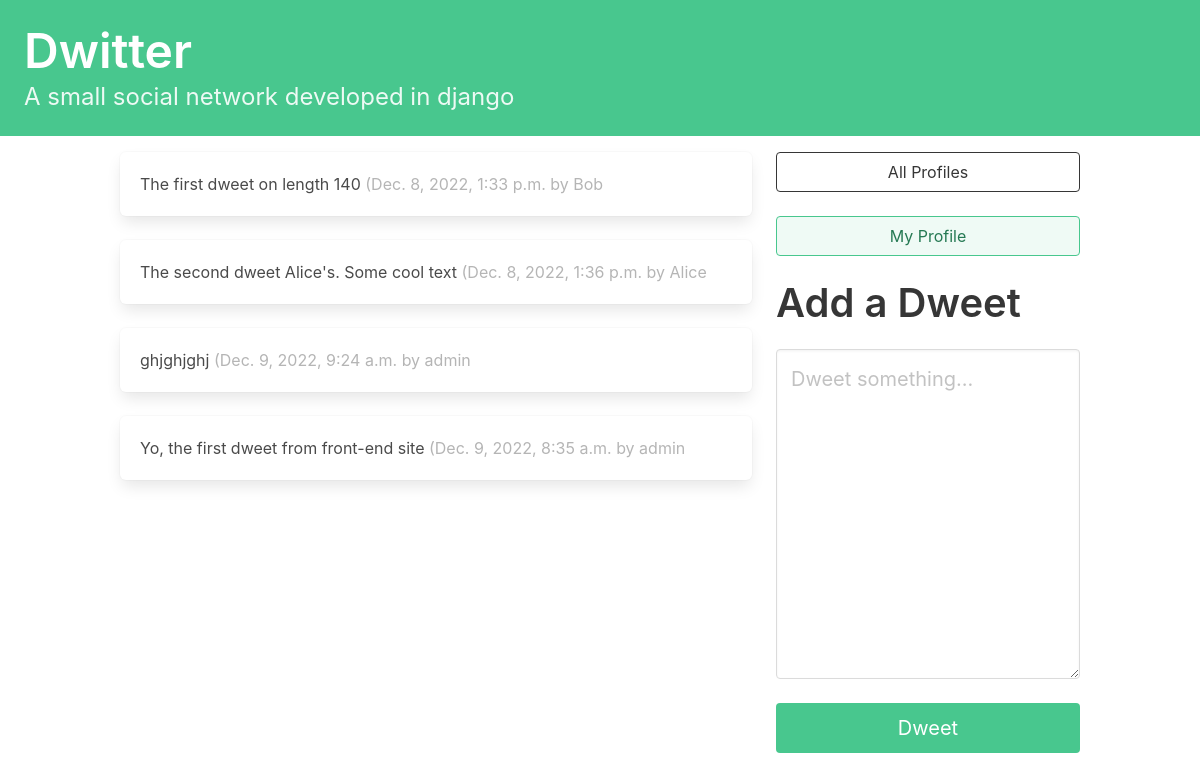
The app's page / (signed in) with its own data.
### dwitter/models.py (models this page shows, shortened)
class Dweet(models.Model):
    user = models.ForeignKey(User, related_name='dweets', on_delete=models.DO_NOTHING)
    body = models.CharField(max_length=140)
    created_at = models.DateTimeField(auto_now_add=True)
    class Meta:
        ordering = ['-created_at']

### dwitter/views.py (the view, shortened to what this page needs)
# urls.py: path("", dashboard, name="dashboard"),
def dashboard(request):
    form = DweetForm(request.POST or None)
    return render(request, "dwitter/dashboard.html", {'form': form})

### dwitter/forms.py
class DweetForm(forms.ModelForm):
    body = forms.CharField(
        required=True,
        widget=forms.widgets.Textarea(
            attrs={
                'placeholder': 'Dweet something...',
                'class': 'textarea is success is-medium',
            }
        ),
        label='',
        )
    class Meta:
        model = Dweet
        exclude = ("user", )

### dwitter/templates/dwitter/dashboard.html (shortened to what this page needs)
{% extends 'base.html' %}
{% block content %}
<div class="column">
    {% for followed in user.profile.follows.all %}
        {% for dweet in followed.user.dweets.all %}
            <div class="box">
                {{dweet.body}}
                <span class="is-small has-text-grey-light">
                    ({{ dweet.created_at }} by {{ dweet.user.username }}
                </span>
            </div>
        {% endfor %}
    {% endfor %}
</div>
<div class="column is-one-third">
    <div class="block">
        <a href="{% url 'dwitter:profile_list' %} ">
            <button class="button is-dark is-outlined is-fullwidth">
                All Profiles
            </button>
        </a>
    </div>
    <div class="block">
        <a href="{% url 'dwitter:profile' request.user.profile.id %} ">
            <button class="button is-success is-light is-outlined is-fullwidth">
                My Profile
            </button>
        </a>
    </div>
    <div class="block">
        <div class="block">
            <h2 class="title is-2">Add a Dweet</p>
        </div>
        <div class="block">
            <form method="post">
                {{ form.as_p }}
                <button class="button is-success is-fullwidth is-medium mt-5"
                        type="submit">Dweet
                </button>
            </form>
        </div>
    </div>
</div>
{% endblock content %}

### dwitter/templates/base.html (shortened to what this page needs)
<!DOCTYPE html>
<html lang="en">
<head>
    <link rel="stylesheet"
          href="https://cdn.jsdelivr.net/npm/bulma@0.9.3/css/bulma.min.css">
</head>
<body>
    <a href="{% url 'dwitter:dashboard' %} ">
    <section class="hero is-small is-success mb-4">
        <div class="hero-body">
            <h1 class="title is-1">Dwitter</h1>
            <p class="subtitle is-4">
                A small social network developed in django
            </p>
        </div>
    </section>
    </a>
    <div class="container">
        <div class="columns">
            {% block content %}
            {% endblock content %}
        </div>
    </div>
</body>
</html>

### records on screen
Dweet: body "The first dweet on length 140", created_at "Dec. 8, 2022, 1:33 p.m.", user.username "Bob"
Dweet: body "The second dweet Alice's. Some cool text", created_at "Dec. 8, 2022, 1:36 p.m.", user.username "Alice"
Dweet: body "ghjghjghj", created_at "Dec. 9, 2022, 9:24 a.m.", user.username "admin"
Dweet: body "Yo, the first dweet from front-end site", created_at "Dec. 9, 2022, 8:35 a.m.", user.username "admin"
